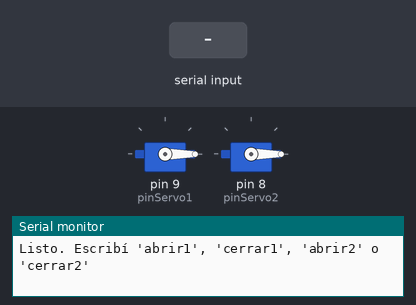
The sketch below on a simulated Arduino Uno, built with avr-gcc and run on an emulated ATmega328P. On the bench: 2 × servo, the last lines printed to the serial monitor. The inputs (shaded band) are chosen by the test bench.

Above: at 1.8 s.
1.9 s: "abrir1\n" received over Serial
At 2.3 s:
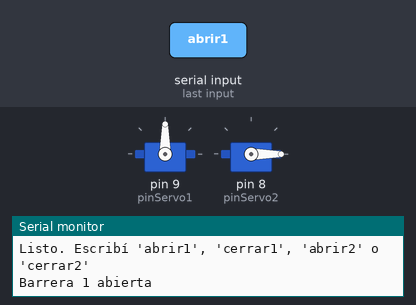
3.4 s: "abrir2\n" received over Serial
At 4.6 s:
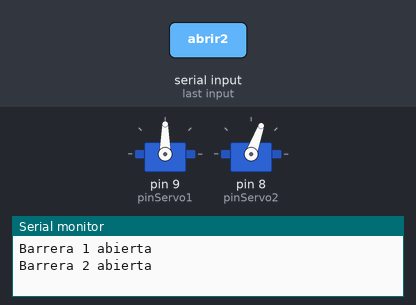
4.9 s: "cerrar1\n" received over Serial
At 5.8 s:
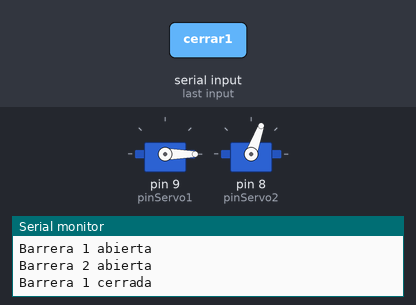
6.4 s: "cerrar2\n" received over Serial
At 7.0 s:
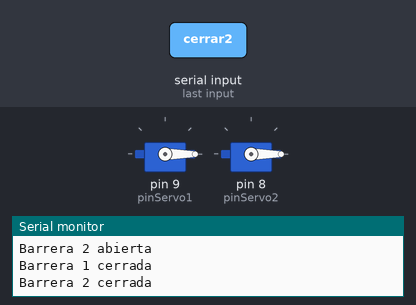
Timing chart, 0 to 8.9 s (numbered marks = the images above; inputs shaded):
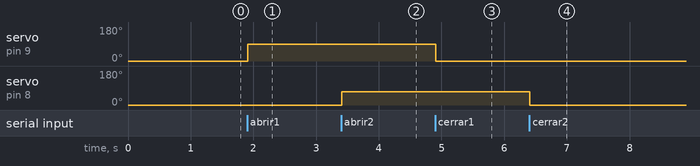

The sketch:

MotorYDatosPorConsola.ino
```cpp
#include <Servo.h>

const int pinServo1 = 9;
const int pinServo2 = 8;

Servo barrera1;
Servo barrera2;

void setup() {
  Serial.begin(9600);

  // Posición inicial cerrada para ambas barreras
  barrera1.attach(pinServo1);
  barrera1.write(0);
  delay(300);
  barrera1.detach();

  barrera2.attach(pinServo2);
  barrera2.write(0);
  delay(300);
  barrera2.detach();

  Serial.println("Listo. Escribí 'abrir1', 'cerrar1', 'abrir2' o 'cerrar2'");
}

void loop() {
  if (Serial.available()) {
    String comando = Serial.readStringUntil('\n');
    comando.trim();

    if (comando == "abrir1") {
      barrera1.attach(pinServo1);
      barrera1.write(90);
      delay(300);
      barrera1.detach();
      Serial.println("Barrera 1 abierta");
    }
    else if (comando == "cerrar1") {
      barrera1.attach(pinServo1);
      barrera1.write(0);
      delay(300);
      barrera1.detach();
      Serial.println("Barrera 1 cerrada");
    }
    else if (comando == "abrir2") {
      barrera2.attach(pinServo2);
      barrera2.write(70);
      delay(300);
      barrera2.detach();
      Serial.println("Barrera 2 abierta");
    }
    else if (comando == "cerrar2") {
      barrera2.attach(pinServo2);
      barrera2.write(0);
      delay(300);
      barrera2.detach();
      Serial.println("Barrera 2 cerrada");
    }
    else {
      Serial.println("Comando no reconocido");
    }
  }
}
```

Measured:
- after the input at 1.9 s, servo on pin 9 (pinServo1): 0° → 90° at once
- after the input at 3.4 s, servo on pin 8 (pinServo2): 0° → 70° at once
- after the input at 4.9 s, servo on pin 9 (pinServo1): 90° → 0° at once
- after the input at 6.4 s, servo on pin 8 (pinServo2): 70° → 0° at once
